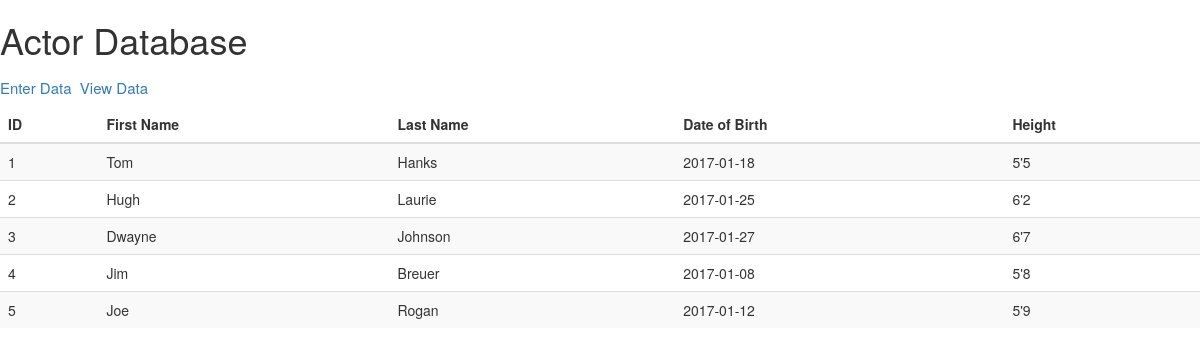
Screenshot of /week2/Lab2/view.php with the database file from the repository.
### tables this page shows
CREATE TABLE IF NOT EXISTS `actors` (
  `id` int(10) unsigned NOT NULL,
  `firstname` varchar(250) NOT NULL,
  `lastname` varchar(250) NOT NULL,
  `dob` varchar(25) NOT NULL,
  `height` varchar(100) NOT NULL
);

### week2/Lab2/crud.php (called while the page is built, shortened)
<?php
function viewAllFromActors()
{
    $db = getDatabase();
    $stmt = $db->prepare("SELECT * FROM actors");
     $results = array();
        if ($stmt->execute() && $stmt->rowCount() > 0)
        {
            $results = $stmt->fetchAll(PDO::FETCH_ASSOC);
        }
        return $results;
}

### week2/Lab2/view.php (the view, shortened to what this page needs)
<!DOCTYPE html>
<html>
    <head>
        <link rel="stylesheet" href="https://maxcdn.bootstrapcdn.com/bootstrap/3.3.7/css/bootstrap.min.css">
        <link rel="stylesheet" href="https://maxcdn.bootstrapcdn.com/bootstrap/3.3.7/css/bootstrap-theme.min.css">
    </head>
    <body>
        <?php
        include './crud.php';
        $results = viewAllFromActors();
        ?>
        <table class="table table-striped">
            <thead>
                <tr>
                    <th>ID</th>
                    <th>First Name</th>
                    <th>Last Name</th>
                    <th>Date of Birth</th>
                    <th>Height</th>
                </tr>
            </thead>
            <tbody>
            <h1>Actor Database</h1>
            <h2 style='font-size: 15px'><a href="add.php">Enter Data</a>&nbsp;&nbsp;<a href="view.php">View Data</a></h2>
                <?php foreach ($results as $row): ?>
                    <tr>
                        <td><?php echo $row['id']; ?></td>
                        <td><?php echo $row['firstname']; ?></td>
                        <td><?php echo $row['lastname']; ?></td>
                        <td><?php echo $row['dob']; ?></td>
                        <td><?php echo $row['height']; ?></td>
                    </tr>
                <?php endforeach; ?>
            </tbody>
        </table>
    </body>
</html>

### rows the page displays
actors: id "1", firstname "Tom", lastname "Hanks", dob "2017-01-18", height "5'5"
actors: id "2", firstname "Hugh", lastname "Laurie", dob "2017-01-25", height "6'2"
actors: id "3", firstname "Dwayne", lastname "Johnson", dob "2017-01-27", height "6'7"
actors: id "4", firstname "Jim", lastname "Breuer", dob "2017-01-08", height "5'8"
actors: id "5", firstname "Joe", lastname "Rogan", dob "2017-01-12", height "5'9"
